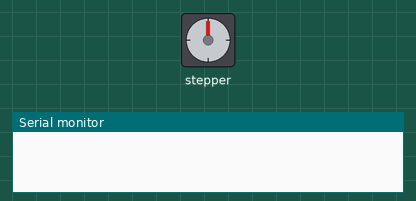
This sketch was run on a simulated Arduino Uno, built with avr-gcc and run on an emulated ATmega328P. Shown: stepper motor, the last lines printed to the serial monitor. Stepper angles assume 4095 steps per turn.

Above: at 0.05 s.
At 2.05 s:
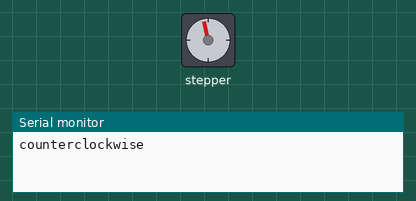
At 2.3 s:
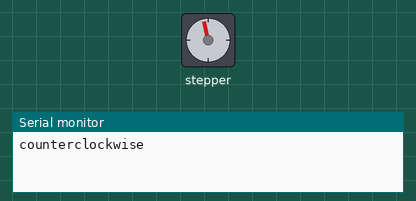
At 2.55 s:
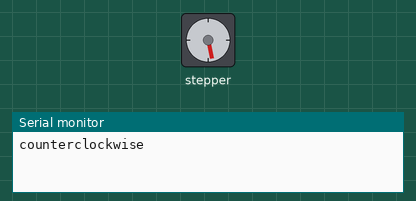
Timing chart, 0 to 6.0 s (numbered marks = the images above):
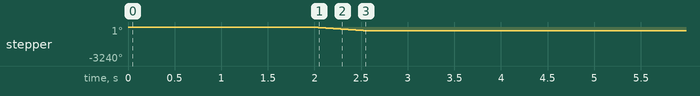

Measured:
- by itself, stepper: turns 360° counter-clockwise in 0.58 s, repeating every 4.6 s

The sketch:

sketch_may09a.ino
```cpp
#include <Stepper.h>
const int stepsPerRevolution = 4095;
Stepper myStepper(stepsPerRevolution, 8, 9, 10, 11);
void setup() {
myStepper.setSpeed(100);
Serial.begin(9600);
}
void loop() {
// 1 rotation clockwise:
//Serial.println("clockwise");
//myStepper.step(stepsPerRevolution);
delay(2000);
// 1 rotation counterclockwise:
Serial.println("counterclockwise");
myStepper.step(-stepsPerRevolution);
delay(2000);
}
```
